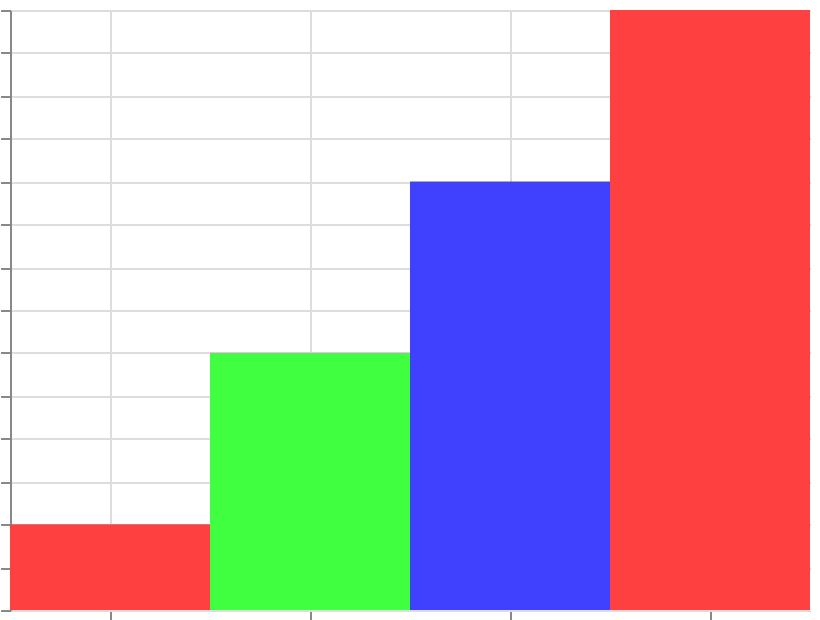

Write a Vega-Lite specification for this figure.
### Vega specification from a JSON file in a GitHub repository (floating-point values rounded to 4 significant figures)
{"$schema": "https://vega.github.io/schema/vega/v6.json", "width": 400, "height": 300, "padding": 5, "autosize": "none", "data": [{"name": "table", "values": [{"cat": "A", "val": 10}, {"cat": "B", "val": 30}, {"cat": "C", "val": 50}, {"cat": "D", "val": 70}]}], "scales": [{"name": "x", "type": "band", "domain": {"data": "table", "field": "cat", "sort": true}, "range": "width"}, {"name": "y", "type": "linear", "domain": {"data": "table", "field": "val"}, "range": [{"signal": "height"}, 0], "zero": true, "nice": true}, {"name": "color", "type": "linear", "domain": {"data": "table", "field": "val"}, "range": {"scheme": "sinebow"}}], "marks": [{"type": "rect", "from": {"data": "table"}, "encode": {"update": {"x": {"scale": "x", "field": "cat"}, "width": {"scale": "x", "band": 1}, "y": {"scale": "y", "field": "val"}, "y2": {"scale": "y", "value": 0}, "fill": {"scale": "color", "field": "val"}}}}], "axes": [{"scale": "x", "orient": "bottom", "grid": true, "labels": false}, {"scale": "y", "orient": "left", "grid": true, "labels": false}], "legends": [{"fill": "color"}]}
